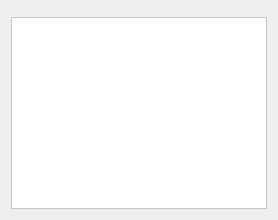
                        <widget class="QWidget" name="TT_DSHH_Page">
                         <layout class="QVBoxLayout" name="verticalLayout_12">
                          <item>
                           <widget class="QFrame" name="horizontalFrame_2">
                            <property name="maximumSize">
                             <size>
                              <width>16777215</width>
                              <height>110</height>
                             </size>
                            </property>
                            <property name="styleSheet">
                             <string notr="true">background-color: rgb( 35, 35, 35);</string>
                            </property>
                            <widget class="QFrame" name="frame_div_content_3">
                             <property name="geometry">
                              <rect>
                               <x>0</x>
                               <y>0</y>
                               <width>681</width>
                               <height>110</height>
                              </rect>
                             </property>
                             <property name="sizePolicy">
                              <sizepolicy hsizetype="Expanding" vsizetype="Expanding">
                               <horstretch>0</horstretch>
                               <verstretch>0</verstretch>
                              </sizepolicy>
                             </property>
                             <property name="minimumSize">
                              <size>
                               <width>0</width>
                               <height>110</height>
                              </size>
                             </property>
                             <property name="maximumSize">
                              <size>
                               <width>16777215</width>
                               <height>110</height>
                              </size>
                             </property>
                             <property name="frameShape">
                              <enum>QFrame::NoFrame</enum>
                             </property>
                             <property name="frameShadow">
                              <enum>QFrame::Raised</enum>
                             </property>
                             <layout class="QVBoxLayout" name="verticalLayout_22">
                              <property name="spacing">
                               <number>0</number>
                              </property>
                              <property name="leftMargin">
                               <number>0</number>
                              </property>
                              <property name="topMargin">
                               <number>0</number>
                              </property>
                              <property name="rightMargin">
                               <number>0</number>
                              </property>
                              <property name="bottomMargin">
                               <number>0</number>
                              </property>
                              <item>
                               <widget class="QFrame" name="frame_title_wid_3">
                                <property name="maximumSize">
                                 <size>
                                  <width>16777215</width>
                                  <height>35</height>
                                 </size>
                                </property>
                                <property name="frameShape">
                                 <enum>QFrame::StyledPanel</enum>
                                </property>
                                <property name="frameShadow">
                                 <enum>QFrame::Raised</enum>
                                </property>
                                <layout class="QVBoxLayout" name="verticalLayout_23">
                                 <item>
                                  <widget class="QLabel" name="labelBoxBlenderInstalation_3">
                                   <property name="font">
                                    <font>
                                     <family>Shopee Display Black</family>
                                     <pointsize>8</pointsize>
                                     <weight>10</weight>
                                     <italic>false</italic>
                                     <bold>false</bold>
                                    </font>
                                   </property>
                                   <property name="styleSheet">
                                    <string notr="true">color: rgb(255, 255, 255);
</string>
                                   </property>
                                   <property name="text">
                                    <string>Danh sách hàng hóa</string>
                                   </property>
                                  </widget>
                                 </item>
                                </layout>
                               </widget>
                              </item>
                              <item>
                               <widget class="QFrame" name="frame_content_wid_3">
                                <property name="sizePolicy">
                                 <sizepolicy hsizetype="Expanding" vsizetype="Expanding">
                                  <horstretch>0</horstretch>
                                  <verstretch>0</verstretch>
                                 </sizepolicy>
                                </property>
                                <property name="frameShape">
                                 <enum>QFrame::NoFrame</enum>
                                </property>
                                <property name="frameShadow">
                                 <enum>QFrame::Raised</enum>
                                </property>
                                <layout class="QHBoxLayout" name="horizontalLayout_14">
                                 <item>
                                  <layout class="QGridLayout" name="gridLayout_4">
                                   <property name="bottomMargin">
                                    <number>0</number>
                                   </property>
                                   <item row="0" column="0">
                                    <widget class="QLineEdit" name="lineEdit_4">
                                     <property name="minimumSize">
                                      <size>
                                       <width>0</width>
                                       <height>30</height>
                                      </size>
                                     </property>
                                     <property name="styleSheet">
                                      <string notr="true">background-color: rgb(33, 37, 43);
color: rgb(255, 255, 255);</string>
                                     </property>
                                     <property name="text">
                                      <string/>
                                     </property>
                                     <property name="placeholderText">
                                      <string>Type here</string>
                                     </property>
                                    </widget>
                                   </item>
                                   <item row="0" column="1">
                                    <widget class="QPushButton" name="pushButton_11">
                                     <property name="minimumSize">
                                      <size>
                                       <width>150</width>
                                       <height>30</height>
                                      </size>
                                     </property>
                                     <property name="font">
                                      <font>
                                       <family>Shopee Display Black</family>
                                       <pointsize>8</pointsize>
                                       <weight>10</weight>
                                       <italic>false</italic>
                                       <bold>false</bold>
                                      </font>
                                     </property>
                                     <property name="cursor">
                                      <cursorShape>PointingHandCursor</cursorShape>
                                     </property>
                                     <property name="styleSheet">
                                      <string notr="true">background-color: rgb(52, 59, 72);
color: rgb(255, 255, 255);</string>
                                     </property>
                                     <property name="text">
                                      <string>Tìm kiếm</string>
                                     </property>
                                     <property name="icon">
                                      <iconset resource="../../GUI_Test/Modern_GUI_PyDracula_PySide6_or_PyQt6-master/resources.qrc">
                                       <normaloff>:/icons/images/icons/cil-folder-open.png</normaloff>:/icons/images/icons/cil-folder-open.png</iconset>
                                     </property>
                                    </widget>
                                   </item>
                                   <item row="1" column="0" colspan="2">
                                    <widget class="QLabel" name="labelVersion_6">
                                     <property name="styleSheet">
                                      <string notr="true">color: rgb(113, 126, 149);</string>
                                     </property>
                                     <property name="lineWidth">
                                      <number>1</number>
                                     </property>
                                     <property name="text">
                                      <string>Label description</string>
                                     </property>
                                     <property name="alignment">
                                      <set>Qt::AlignLeading|Qt::AlignLeft|Qt::AlignVCenter</set>
                                     </property>
                                    </widget>
                                   </item>
                                  </layout>
                                 </item>
                                </layout>
                               </widget>
                              </item>
                             </layout>
                            </widget>
                            <widget class="QFrame" name="frame_8">
                             <property name="geometry">
                              <rect>
                               <x>175</x>
                               <y>4</y>
                               <width>341</width>
                               <height>41</height>
                              </rect>
                             </property>
                             <property name="frameShape">
                              <enum>QFrame::StyledPanel</enum>
                             </property>
                             <property name="frameShadow">
                              <enum>QFrame::Raised</enum>
                             </property>
                             <layout class="QHBoxLayout" name="horizontalLayout_22">
                              <item>
                               <widget class="QPushButton" name="pushButton_20">
                                <property name="styleSheet">
                                 <string notr="true">
QPushButton {
	background-color: rgb(52, 59, 72);
	color: rgb(255, 255, 255);
}
QPushButton:hover {
	background-color: rgb(85, 170, 255);
}</string>
                                </property>
                                <property name="text">
                                 <string>Thêm</string>
                                </property>
                               </widget>
                              </item>
                              <item>
                               <widget class="QPushButton" name="pushButton_21">
                                <property name="styleSheet">
                                 <string notr="true">
QPushButton {
	background-color: rgb(52, 59, 72);
	color: rgb(255, 255, 255);
}
QPushButton:hover {
	background-color: rgb(85, 170, 255);
}</string>
                                </property>
                                <property name="text">
                                 <string>Xóa</string>
                                </property>
                               </widget>
                              </item>
                             </layout>
                            </widget>
                           </widget>
                          </item>
                          <item>
                           <widget class="QFrame" name="horizontalFrame">
                            <layout class="QHBoxLayout" name="horizontalLayout_4">
                             <property name="spacing">
                              <number>0</number>
                             </property>
                             <property name="leftMargin">
                              <number>0</number>
                             </property>
                             <property name="topMargin">
                              <number>0</number>
                             </property>
                             <property name="rightMargin">
                              <number>0</number>
                             </property>
                             <property name="bottomMargin">
                              <number>0</number>
                             </property>
                             <item>
                              <widget class="QFrame" name="horizontalFrame">
                               <layout class="QVBoxLayout" name="verticalLayout_32">
                                <property name="spacing">
                                 <number>0</number>
                                </property>
                                <property name="leftMargin">
                                 <number>0</number>
                                </property>
                                <property name="topMargin">
                                 <number>0</number>
                                </property>
                                <property name="rightMargin">
                                 <number>0</number>
                                </property>
                                <property name="bottomMargin">
                                 <number>0</number>
                                </property>
                                <item>
                                 <widget class="QTableView" name="tableView_3">
                                  <property name="sizePolicy">
                                   <sizepolicy hsizetype="Preferred" vsizetype="Preferred">
                                    <horstretch>0</horstretch>
                                    <verstretch>0</verstretch>
                                   </sizepolicy>
                                  </property>
                                  <property name="styleSheet">
                                   <string notr="true">background-color: rgb(255, 255, 255);</string>
                                  </property>
                                  <property name="frameShape">
                                   <enum>QFrame::StyledPanel</enum>
                                  </property>
                                 </widget>
                                </item>
                               </layout>
                              </widget>
                             </item>
                            </layout>
                           </widget>
                          </item>
                         </layout>
                        </widget>
